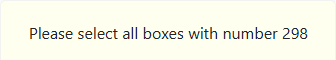
#> input picture header.png, 336 x 60 px, found by its file name
$ python header.py
#> lines starting #> are read from the running program, lines starting #| are printed output that depends on the picture
import cv2
import pytesseract
import re

# === Step 1: Read the header image ===
image_path = "header.png"
img = cv2.imread(image_path)
#> img is the input picture: shape (60, 336, 3); mean B, G, R 232.5, 246.4, 246.3

# === Step 2: Convert to grayscale (optional but improves OCR) ===
gray = cv2.cvtColor(img, cv2.COLOR_BGR2GRAY)
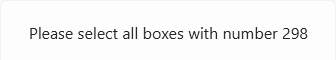
#> gray: shape (60, 336); min 36, max 253, mean 244.5

# === Step 3: OCR with pytesseract ===
# Use OCR Engine Mode 3 (default), Page Segmentation Mode 6 (Assume a single uniform block of text)
custom_config = r'--oem 3 --psm 6'
#> (the run stopped early here; a loop or call above may not have finished)

$ run again, with captcha_full.png copied over header.png
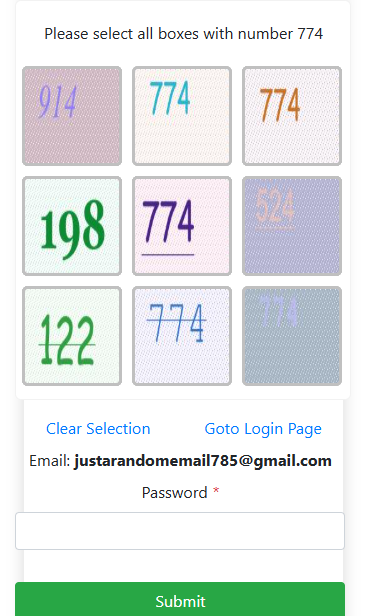
#> input picture captcha_full.png, 366 x 616 px, found by its file name
#> img is the input picture: shape (616, 366, 3); mean B, G, R 228.8, 231.3, 224.2
#> `gray = cv2.cvtColor(img, cv2.COLOR_BGR2GRAY)`:
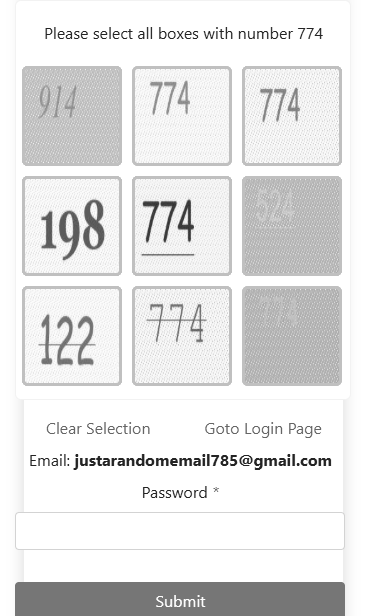
#> gray: shape (616, 366); min 36, max 255, mean 228.9

$ run again, with captcha_raw.png copied over header.png
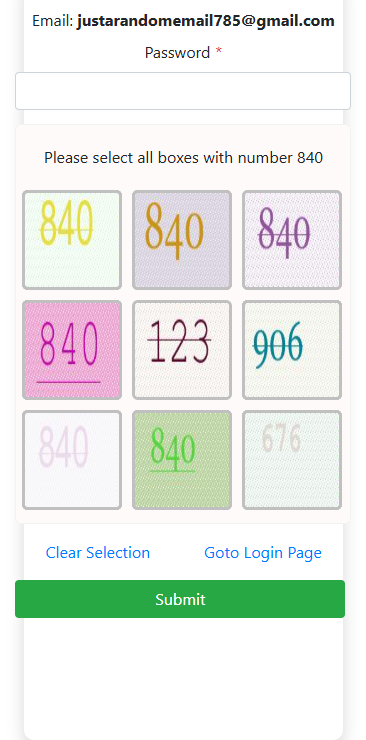
#> input picture captcha_raw.png, 366 x 740 px, found by its file name
#> img is the input picture: shape (740, 366, 3); mean B, G, R 231.1, 236, 232.2
#> `gray = cv2.cvtColor(img, cv2.COLOR_BGR2GRAY)`:
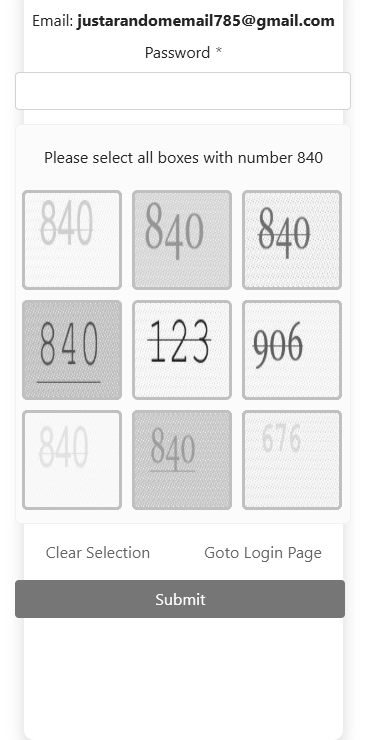
#> gray: shape (740, 366); min 29, max 255, mean 234.2
